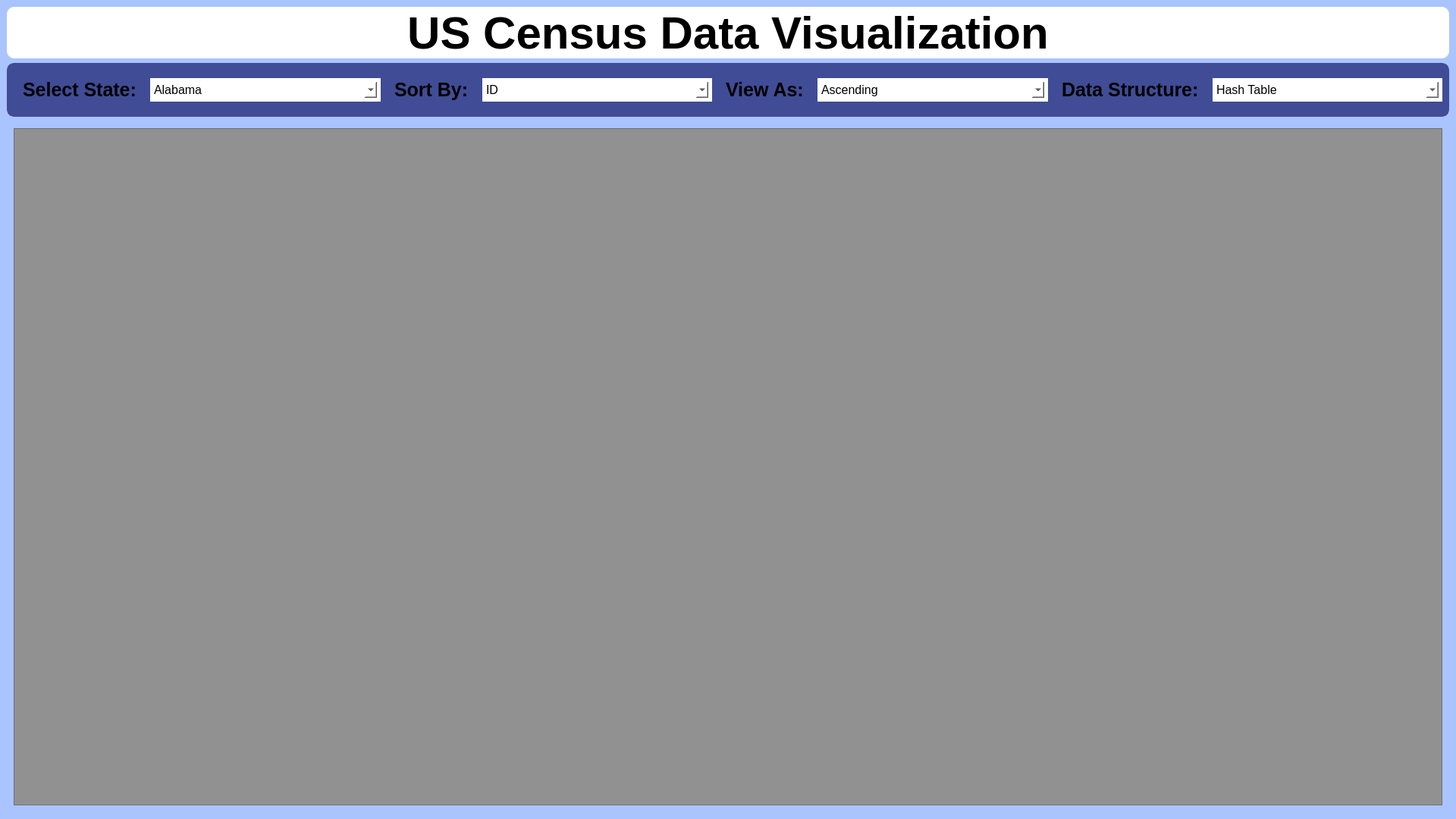
<?xml version="1.0" encoding="UTF-8"?>
<ui version="4.0">
 <class>MainWindow</class>
 <widget class="QMainWindow" name="MainWindow">
  <property name="enabled">
   <bool>true</bool>
  </property>
  <property name="geometry">
   <rect>
    <x>0</x>
    <y>0</y>
    <width>1920</width>
    <height>1080</height>
   </rect>
  </property>
  <property name="palette">
   <palette>
    <active>
     <colorrole role="Button">
      <brush brushstyle="SolidPattern">
       <color alpha="255">
        <red>170</red>
        <green>196</green>
        <blue>255</blue>
       </color>
      </brush>
     </colorrole>
     <colorrole role="Base">
      <brush brushstyle="SolidPattern">
       <color alpha="255">
        <red>170</red>
        <green>196</green>
        <blue>255</blue>
       </color>
      </brush>
     </colorrole>
     <colorrole role="Window">
      <brush brushstyle="SolidPattern">
       <color alpha="255">
        <red>170</red>
        <green>196</green>
        <blue>255</blue>
       </color>
      </brush>
     </colorrole>
    </active>
    <inactive>
     <colorrole role="Button">
      <brush brushstyle="SolidPattern">
       <color alpha="255">
        <red>170</red>
        <green>196</green>
        <blue>255</blue>
       </color>
      </brush>
     </colorrole>
     <colorrole role="Base">
      <brush brushstyle="SolidPattern">
       <color alpha="255">
        <red>170</red>
        <green>196</green>
        <blue>255</blue>
       </color>
      </brush>
     </colorrole>
     <colorrole role="Window">
      <brush brushstyle="SolidPattern">
       <color alpha="255">
        <red>170</red>
        <green>196</green>
        <blue>255</blue>
       </color>
      </brush>
     </colorrole>
    </inactive>
    <disabled>
     <colorrole role="Button">
      <brush brushstyle="SolidPattern">
       <color alpha="255">
        <red>170</red>
        <green>196</green>
        <blue>255</blue>
       </color>
      </brush>
     </colorrole>
     <colorrole role="Base">
      <brush brushstyle="SolidPattern">
       <color alpha="255">
        <red>170</red>
        <green>196</green>
        <blue>255</blue>
       </color>
      </brush>
     </colorrole>
     <colorrole role="Window">
      <brush brushstyle="SolidPattern">
       <color alpha="255">
        <red>170</red>
        <green>196</green>
        <blue>255</blue>
       </color>
      </brush>
     </colorrole>
    </disabled>
   </palette>
  </property>
  <property name="font">
   <font>
    <pointsize>45</pointsize>
    <bold>true</bold>
   </font>
  </property>
  <property name="layoutDirection">
   <enum>Qt::LeftToRight</enum>
  </property>
  <property name="autoFillBackground">
   <bool>false</bool>
  </property>
  <property name="styleSheet">
   <string notr="true">background-color: rgb(170, 196, 255);</string>
  </property>
  <property name="tabShape">
   <enum>QTabWidget::Rounded</enum>
  </property>
  <widget class="QWidget" name="centralwidget">
   <property name="enabled">
    <bool>true</bool>
   </property>
   <layout class="QVBoxLayout" name="verticalLayout">
    <item>
     <widget class="QLabel" name="label">
      <property name="sizePolicy">
       <sizepolicy hsizetype="Preferred" vsizetype="Fixed">
        <horstretch>0</horstretch>
        <verstretch>0</verstretch>
       </sizepolicy>
      </property>
      <property name="palette">
       <palette>
        <active>
         <colorrole role="Button">
          <brush brushstyle="SolidPattern">
           <color alpha="255">
            <red>255</red>
            <green>255</green>
            <blue>255</blue>
           </color>
          </brush>
         </colorrole>
         <colorrole role="Base">
          <brush brushstyle="SolidPattern">
           <color alpha="255">
            <red>255</red>
            <green>255</green>
            <blue>255</blue>
           </color>
          </brush>
         </colorrole>
         <colorrole role="Window">
          <brush brushstyle="SolidPattern">
           <color alpha="255">
            <red>255</red>
            <green>255</green>
            <blue>255</blue>
           </color>
          </brush>
         </colorrole>
        </active>
        <inactive>
         <colorrole role="Button">
          <brush brushstyle="SolidPattern">
           <color alpha="255">
            <red>255</red>
            <green>255</green>
            <blue>255</blue>
           </color>
          </brush>
         </colorrole>
         <colorrole role="Base">
          <brush brushstyle="SolidPattern">
           <color alpha="255">
            <red>255</red>
            <green>255</green>
            <blue>255</blue>
           </color>
          </brush>
         </colorrole>
         <colorrole role="Window">
          <brush brushstyle="SolidPattern">
           <color alpha="255">
            <red>255</red>
            <green>255</green>
            <blue>255</blue>
           </color>
          </brush>
         </colorrole>
        </inactive>
        <disabled>
         <colorrole role="Button">
          <brush brushstyle="SolidPattern">
           <color alpha="255">
            <red>255</red>
            <green>255</green>
            <blue>255</blue>
           </color>
          </brush>
         </colorrole>
         <colorrole role="Base">
          <brush brushstyle="SolidPattern">
           <color alpha="255">
            <red>255</red>
            <green>255</green>
            <blue>255</blue>
           </color>
          </brush>
         </colorrole>
         <colorrole role="Window">
          <brush brushstyle="SolidPattern">
           <color alpha="255">
            <red>255</red>
            <green>255</green>
            <blue>255</blue>
           </color>
          </brush>
         </colorrole>
        </disabled>
       </palette>
      </property>
      <property name="font">
       <font>
        <pointsize>45</pointsize>
        <bold>true</bold>
       </font>
      </property>
      <property name="styleSheet">
       <string notr="true">background-color: rgb(255, 255, 255);
border-color: white;
border-radius: 10px;</string>
      </property>
      <property name="text">
       <string>US Census Data Visualization</string>
      </property>
      <property name="alignment">
       <set>Qt::AlignHCenter|Qt::AlignTop</set>
      </property>
     </widget>
    </item>
    <item>
     <widget class="QWidget" name="horizontalWidget" native="true">
      <property name="sizePolicy">
       <sizepolicy hsizetype="Preferred" vsizetype="Fixed">
        <horstretch>0</horstretch>
        <verstretch>0</verstretch>
       </sizepolicy>
      </property>
      <property name="palette">
       <palette>
        <active>
         <colorrole role="Button">
          <brush brushstyle="SolidPattern">
           <color alpha="255">
            <red>64</red>
            <green>76</green>
            <blue>149</blue>
           </color>
          </brush>
         </colorrole>
         <colorrole role="Base">
          <brush brushstyle="SolidPattern">
           <color alpha="255">
            <red>64</red>
            <green>76</green>
            <blue>149</blue>
           </color>
          </brush>
         </colorrole>
         <colorrole role="Window">
          <brush brushstyle="SolidPattern">
           <color alpha="255">
            <red>64</red>
            <green>76</green>
            <blue>149</blue>
           </color>
          </brush>
         </colorrole>
        </active>
        <inactive>
         <colorrole role="Button">
          <brush brushstyle="SolidPattern">
           <color alpha="255">
            <red>64</red>
            <green>76</green>
            <blue>149</blue>
           </color>
          </brush>
         </colorrole>
         <colorrole role="Base">
          <brush brushstyle="SolidPattern">
           <color alpha="255">
            <red>64</red>
            <green>76</green>
            <blue>149</blue>
           </color>
          </brush>
         </colorrole>
         <colorrole role="Window">
          <brush brushstyle="SolidPattern">
           <color alpha="255">
            <red>64</red>
            <green>76</green>
            <blue>149</blue>
           </color>
          </brush>
         </colorrole>
        </inactive>
        <disabled>
         <colorrole role="Button">
          <brush brushstyle="SolidPattern">
           <color alpha="255">
            <red>64</red>
            <green>76</green>
            <blue>149</blue>
           </color>
          </brush>
         </colorrole>
         <colorrole role="Base">
          <brush brushstyle="SolidPattern">
           <color alpha="255">
            <red>64</red>
            <green>76</green>
            <blue>149</blue>
           </color>
          </brush>
         </colorrole>
         <colorrole role="Window">
          <brush brushstyle="SolidPattern">
           <color alpha="255">
            <red>64</red>
            <green>76</green>
            <blue>149</blue>
           </color>
          </brush>
         </colorrole>
        </disabled>
       </palette>
      </property>
      <property name="styleSheet">
       <string notr="true">background-color: rgb(64, 76, 149);
border-style: solid;
border-color: rgb(64, 76, 149);
border-width: 5px;
border-radius: 10px;</string>
      </property>
      <layout class="QHBoxLayout" name="horizontalLayout">
       <property name="sizeConstraint">
        <enum>QLayout::SetDefaultConstraint</enum>
       </property>
       <item>
        <widget class="QLabel" name="label_2">
         <property name="sizePolicy">
          <sizepolicy hsizetype="Fixed" vsizetype="Fixed">
           <horstretch>0</horstretch>
           <verstretch>0</verstretch>
          </sizepolicy>
         </property>
         <property name="palette">
          <palette>
           <active>
            <colorrole role="Button">
             <brush brushstyle="SolidPattern">
              <color alpha="255">
               <red>64</red>
               <green>76</green>
               <blue>149</blue>
              </color>
             </brush>
            </colorrole>
            <colorrole role="Base">
             <brush brushstyle="SolidPattern">
              <color alpha="255">
               <red>64</red>
               <green>76</green>
               <blue>149</blue>
              </color>
             </brush>
            </colorrole>
            <colorrole role="Window">
             <brush brushstyle="SolidPattern">
              <color alpha="255">
               <red>64</red>
               <green>76</green>
               <blue>149</blue>
              </color>
             </brush>
            </colorrole>
           </active>
           <inactive>
            <colorrole role="Button">
             <brush brushstyle="SolidPattern">
              <color alpha="255">
               <red>64</red>
               <green>76</green>
               <blue>149</blue>
              </color>
             </brush>
            </colorrole>
            <colorrole role="Base">
             <brush brushstyle="SolidPattern">
              <color alpha="255">
               <red>64</red>
               <green>76</green>
               <blue>149</blue>
              </color>
             </brush>
            </colorrole>
            <colorrole role="Window">
             <brush brushstyle="SolidPattern">
              <color alpha="255">
               <red>64</red>
               <green>76</green>
               <blue>149</blue>
              </color>
             </brush>
            </colorrole>
           </inactive>
           <disabled>
            <colorrole role="Button">
             <brush brushstyle="SolidPattern">
              <color alpha="255">
               <red>64</red>
               <green>76</green>
               <blue>149</blue>
              </color>
             </brush>
            </colorrole>
            <colorrole role="Base">
             <brush brushstyle="SolidPattern">
              <color alpha="255">
               <red>64</red>
               <green>76</green>
               <blue>149</blue>
              </color>
             </brush>
            </colorrole>
            <colorrole role="Window">
             <brush brushstyle="SolidPattern">
              <color alpha="255">
               <red>64</red>
               <green>76</green>
               <blue>149</blue>
              </color>
             </brush>
            </colorrole>
           </disabled>
          </palette>
         </property>
         <property name="font">
          <font>
           <pointsize>19</pointsize>
           <bold>true</bold>
          </font>
         </property>
         <property name="text">
          <string>Select State:</string>
         </property>
         <property name="alignment">
          <set>Qt::AlignLeading|Qt::AlignLeft|Qt::AlignTop</set>
         </property>
        </widget>
       </item>
       <item>
        <widget class="QComboBox" name="comboBox_2">
         <property name="palette">
          <palette>
           <active>
            <colorrole role="Button">
             <brush brushstyle="SolidPattern">
              <color alpha="255">
               <red>255</red>
               <green>255</green>
               <blue>255</blue>
              </color>
             </brush>
            </colorrole>
            <colorrole role="Base">
             <brush brushstyle="SolidPattern">
              <color alpha="255">
               <red>255</red>
               <green>255</green>
               <blue>255</blue>
              </color>
             </brush>
            </colorrole>
            <colorrole role="Window">
             <brush brushstyle="SolidPattern">
              <color alpha="255">
               <red>255</red>
               <green>255</green>
               <blue>255</blue>
              </color>
             </brush>
            </colorrole>
           </active>
           <inactive>
            <colorrole role="Button">
             <brush brushstyle="SolidPattern">
              <color alpha="255">
               <red>255</red>
               <green>255</green>
               <blue>255</blue>
              </color>
             </brush>
            </colorrole>
            <colorrole role="Base">
             <brush brushstyle="SolidPattern">
              <color alpha="255">
               <red>255</red>
               <green>255</green>
               <blue>255</blue>
              </color>
             </brush>
            </colorrole>
            <colorrole role="Window">
             <brush brushstyle="SolidPattern">
              <color alpha="255">
               <red>255</red>
               <green>255</green>
               <blue>255</blue>
              </color>
             </brush>
            </colorrole>
           </inactive>
           <disabled>
            <colorrole role="Button">
             <brush brushstyle="SolidPattern">
              <color alpha="255">
               <red>255</red>
               <green>255</green>
               <blue>255</blue>
              </color>
             </brush>
            </colorrole>
            <colorrole role="Base">
             <brush brushstyle="SolidPattern">
              <color alpha="255">
               <red>255</red>
               <green>255</green>
               <blue>255</blue>
              </color>
             </brush>
            </colorrole>
            <colorrole role="Window">
             <brush brushstyle="SolidPattern">
              <color alpha="255">
               <red>255</red>
               <green>255</green>
               <blue>255</blue>
              </color>
             </brush>
            </colorrole>
           </disabled>
          </palette>
         </property>
         <property name="font">
          <font>
           <pointsize>12</pointsize>
           <bold>false</bold>
           <underline>false</underline>
           <kerning>true</kerning>
          </font>
         </property>
         <property name="cursor">
          <cursorShape>PointingHandCursor</cursorShape>
         </property>
         <property name="styleSheet">
          <string notr="true">background-color: rgb(255, 255, 255);
border-style: solid;
border-color: rgb(255, 255, 255);
border-width: 5px;
border-radius: 0px;</string>
         </property>
         <item>
          <property name="text">
           <string>Alabama</string>
          </property>
         </item>
         <item>
          <property name="text">
           <string>Alaska</string>
          </property>
         </item>
         <item>
          <property name="text">
           <string>Arizona</string>
          </property>
         </item>
         <item>
          <property name="text">
           <string>Arkansas</string>
          </property>
         </item>
         <item>
          <property name="text">
           <string>California</string>
          </property>
         </item>
         <item>
          <property name="text">
           <string>Colorado</string>
          </property>
         </item>
         <item>
          <property name="text">
           <string>Connecticut</string>
          </property>
         </item>
         <item>
          <property name="text">
           <string>Delaware</string>
          </property>
         </item>
         <item>
          <property name="text">
           <string>Florida</string>
          </property>
         </item>
         <item>
          <property name="text">
           <string>Georgia</string>
          </property>
         </item>
         <item>
          <property name="text">
           <string>Hawaii</string>
          </property>
         </item>
         <item>
          <property name="text">
           <string>Idaho</string>
          </property>
         </item>
         <item>
          <property name="text">
           <string>Illinois</string>
          </property>
         </item>
         <item>
          <property name="text">
           <string>Indiana</string>
          </property>
         </item>
         <item>
          <property name="text">
           <string>Iowa</string>
          </property>
         </item>
         <item>
          <property name="text">
           <string>Kansas</string>
          </property>
         </item>
         <item>
          <property name="text">
           <string>Kentucky</string>
          </property>
         </item>
         <item>
          <property name="text">
           <string>Louisiana</string>
          </property>
         </item>
         <item>
          <property name="text">
           <string>Maine</string>
          </property>
         </item>
         <item>
          <property name="text">
           <string>Maryland</string>
          </property>
         </item>
         <item>
          <property name="text">
           <string>Massachusetts</string>
          </property>
         </item>
         <item>
          <property name="text">
           <string>Michigan</string>
          </property>
         </item>
         <item>
          <property name="text">
           <string>Minnesota</string>
          </property>
         </item>
         <item>
          <property name="text">
           <string>Mississippi</string>
          </property>
         </item>
         <item>
          <property name="text">
           <string>Missouri</string>
          </property>
         </item>
         <item>
          <property name="text">
           <string>Montana</string>
          </property>
         </item>
         <item>
          <property name="text">
           <string>Nebraska</string>
          </property>
         </item>
         <item>
          <property name="text">
           <string>Nevada</string>
          </property>
         </item>
         <item>
          <property name="text">
           <string>New Hampshire</string>
          </property>
         </item>
         <item>
          <property name="text">
           <string>New Jersey</string>
          </property>
         </item>
         <item>
          <property name="text">
           <string>New Mexico</string>
          </property>
         </item>
         <item>
          <property name="text">
           <string>New York</string>
          </property>
         </item>
         <item>
          <property name="text">
           <string>North Carolina</string>
          </property>
         </item>
         <item>
          <property name="text">
           <string>North Dakota</string>
          </property>
         </item>
         <item>
          <property name="text">
           <string>Ohio</string>
          </property>
         </item>
         <item>
          <property name="text">
           <string>Oklahoma</string>
          </property>
         </item>
         <item>
          <property name="text">
           <string>Oregon</string>
          </property>
         </item>
         <item>
          <property name="text">
           <string>Pennsylvania</string>
          </property>
         </item>
         <item>
          <property name="text">
           <string>Rhode Island</string>
          </property>
         </item>
         <item>
          <property name="text">
           <string>South Carolina</string>
          </property>
         </item>
         <item>
          <property name="text">
           <string>South Dakota</string>
          </property>
         </item>
         <item>
          <property name="text">
           <string>Tennessee</string>
          </property>
         </item>
         <item>
          <property name="text">
           <string>Texas</string>
          </property>
         </item>
         <item>
          <property name="text">
           <string>Utah</string>
          </property>
         </item>
         <item>
          <property name="text">
           <string>Vermont</string>
          </property>
         </item>
         <item>
          <property name="text">
           <string>Virginia</string>
          </property>
         </item>
         <item>
          <property name="text">
           <string>Washington</string>
          </property>
         </item>
         <item>
          <property name="text">
           <string>West Virginia</string>
          </property>
         </item>
         <item>
          <property name="text">
           <string>Wisconsin</string>
          </property>
         </item>
         <item>
          <property name="text">
           <string>Wyoming</string>
          </property>
         </item>
        </widget>
       </item>
       <item>
        <widget class="QLabel" name="label_3">
         <property name="sizePolicy">
          <sizepolicy hsizetype="Fixed" vsizetype="Fixed">
           <horstretch>0</horstretch>
           <verstretch>0</verstretch>
          </sizepolicy>
         </property>
         <property name="palette">
          <palette>
           <active>
            <colorrole role="Button">
             <brush brushstyle="SolidPattern">
              <color alpha="255">
               <red>64</red>
               <green>76</green>
               <blue>149</blue>
              </color>
             </brush>
            </colorrole>
            <colorrole role="Base">
             <brush brushstyle="SolidPattern">
              <color alpha="255">
               <red>64</red>
               <green>76</green>
               <blue>149</blue>
              </color>
             </brush>
            </colorrole>
            <colorrole role="Window">
             <brush brushstyle="SolidPattern">
              <color alpha="255">
               <red>64</red>
               <green>76</green>
               <blue>149</blue>
              </color>
             </brush>
            </colorrole>
           </active>
           <inactive>
            <colorrole role="Button">
             <brush brushstyle="SolidPattern">
              <color alpha="255">
               <red>64</red>
               <green>76</green>
               <blue>149</blue>
              </color>
             </brush>
            </colorrole>
            <colorrole role="Base">
             <brush brushstyle="SolidPattern">
              <color alpha="255">
               <red>64</red>
               <green>76</green>
               <blue>149</blue>
              </color>
             </brush>
            </colorrole>
            <colorrole role="Window">
             <brush brushstyle="SolidPattern">
              <color alpha="255">
               <red>64</red>
               <green>76</green>
               <blue>149</blue>
              </color>
             </brush>
            </colorrole>
           </inactive>
           <disabled>
            <colorrole role="Button">
             <brush brushstyle="SolidPattern">
              <color alpha="255">
               <red>64</red>
               <green>76</green>
               <blue>149</blue>
              </color>
             </brush>
            </colorrole>
            <colorrole role="Base">
             <brush brushstyle="SolidPattern">
              <color alpha="255">
               <red>64</red>
               <green>76</green>
               <blue>149</blue>
              </color>
             </brush>
            </colorrole>
            <colorrole role="Window">
             <brush brushstyle="SolidPattern">
              <color alpha="255">
               <red>64</red>
               <green>76</green>
               <blue>149</blue>
              </color>
             </brush>
            </colorrole>
           </disabled>
          </palette>
         </property>
         <property name="font">
          <font>
           <pointsize>19</pointsize>
           <bold>true</bold>
          </font>
         </property>
         <property name="text">
          <string>Sort By:</string>
         </property>
        </widget>
       </item>
       <item>
        <widget class="QComboBox" name="comboBox_3">
         <property name="palette">
          <palette>
           <active>
            <colorrole role="Button">
             <brush brushstyle="SolidPattern">
              <color alpha="255">
               <red>255</red>
               <green>255</green>
               <blue>255</blue>
              </color>
             </brush>
            </colorrole>
            <colorrole role="Base">
             <brush brushstyle="SolidPattern">
              <color alpha="255">
               <red>255</red>
               <green>255</green>
               <blue>255</blue>
              </color>
             </brush>
            </colorrole>
            <colorrole role="Window">
             <brush brushstyle="SolidPattern">
              <color alpha="255">
               <red>255</red>
               <green>255</green>
               <blue>255</blue>
              </color>
             </brush>
            </colorrole>
           </active>
           <inactive>
            <colorrole role="Button">
             <brush brushstyle="SolidPattern">
              <color alpha="255">
               <red>255</red>
               <green>255</green>
               <blue>255</blue>
              </color>
             </brush>
            </colorrole>
            <colorrole role="Base">
             <brush brushstyle="SolidPattern">
              <color alpha="255">
               <red>255</red>
               <green>255</green>
               <blue>255</blue>
              </color>
             </brush>
            </colorrole>
            <colorrole role="Window">
             <brush brushstyle="SolidPattern">
              <color alpha="255">
               <red>255</red>
               <green>255</green>
               <blue>255</blue>
              </color>
             </brush>
            </colorrole>
           </inactive>
           <disabled>
            <colorrole role="Button">
             <brush brushstyle="SolidPattern">
              <color alpha="255">
               <red>255</red>
               <green>255</green>
               <blue>255</blue>
              </color>
             </brush>
            </colorrole>
            <colorrole role="Base">
             <brush brushstyle="SolidPattern">
              <color alpha="255">
               <red>255</red>
               <green>255</green>
               <blue>255</blue>
              </color>
             </brush>
            </colorrole>
            <colorrole role="Window">
             <brush brushstyle="SolidPattern">
              <color alpha="255">
               <red>255</red>
               <green>255</green>
               <blue>255</blue>
              </color>
             </brush>
            </colorrole>
           </disabled>
          </palette>
         </property>
         <property name="font">
          <font>
           <pointsize>12</pointsize>
           <bold>false</bold>
           <underline>false</underline>
           <kerning>true</kerning>
          </font>
         </property>
         <property name="cursor">
          <cursorShape>PointingHandCursor</cursorShape>
         </property>
         <property name="styleSheet">
          <string notr="true">background-color: rgb(255, 255, 255);
border-style: solid;
border-color: rgb(255, 255, 255);
border-width: 5px;
border-radius: 0px;</string>
         </property>
         <item>
          <property name="text">
           <string>ID</string>
          </property>
         </item>
         <item>
          <property name="text">
           <string>Age</string>
          </property>
         </item>
         <item>
          <property name="text">
           <string>Income</string>
          </property>
         </item>
         <item>
          <property name="text">
           <string>Hispanic</string>
          </property>
         </item>
        </widget>
       </item>
       <item>
        <widget class="QLabel" name="label_4">
         <property name="sizePolicy">
          <sizepolicy hsizetype="Fixed" vsizetype="Fixed">
           <horstretch>0</horstretch>
           <verstretch>0</verstretch>
          </sizepolicy>
         </property>
         <property name="palette">
          <palette>
           <active>
            <colorrole role="Button">
             <brush brushstyle="SolidPattern">
              <color alpha="255">
               <red>64</red>
               <green>76</green>
               <blue>149</blue>
              </color>
             </brush>
            </colorrole>
            <colorrole role="Base">
             <brush brushstyle="SolidPattern">
              <color alpha="255">
               <red>64</red>
               <green>76</green>
               <blue>149</blue>
              </color>
             </brush>
            </colorrole>
            <colorrole role="Window">
             <brush brushstyle="SolidPattern">
              <color alpha="255">
               <red>64</red>
               <green>76</green>
               <blue>149</blue>
              </color>
             </brush>
            </colorrole>
           </active>
           <inactive>
            <colorrole role="Button">
             <brush brushstyle="SolidPattern">
              <color alpha="255">
               <red>64</red>
               <green>76</green>
               <blue>149</blue>
              </color>
             </brush>
            </colorrole>
            <colorrole role="Base">
             <brush brushstyle="SolidPattern">
              <color alpha="255">
               <red>64</red>
               <green>76</green>
               <blue>149</blue>
              </color>
             </brush>
            </colorrole>
            <colorrole role="Window">
             <brush brushstyle="SolidPattern">
              <color alpha="255">
               <red>64</red>
               <green>76</green>
               <blue>149</blue>
              </color>
             </brush>
            </colorrole>
           </inactive>
           <disabled>
            <colorrole role="Button">
             <brush brushstyle="SolidPattern">
              <color alpha="255">
               <red>64</red>
               <green>76</green>
               <blue>149</blue>
              </color>
             </brush>
            </colorrole>
            <colorrole role="Base">
             <brush brushstyle="SolidPattern">
              <color alpha="255">
               <red>64</red>
               <green>76</green>
               <blue>149</blue>
              </color>
             </brush>
            </colorrole>
            <colorrole role="Window">
             <brush brushstyle="SolidPattern">
              <color alpha="255">
               <red>64</red>
               <green>76</green>
               <blue>149</blue>
              </color>
             </brush>
            </colorrole>
           </disabled>
          </palette>
         </property>
         <property name="font">
          <font>
           <pointsize>19</pointsize>
           <bold>true</bold>
          </font>
         </property>
         <property name="text">
          <string>View As:</string>
         </property>
        </widget>
       </item>
       <item>
        <widget class="QComboBox" name="comboBox">
         <property name="palette">
          <palette>
           <active>
            <colorrole role="Button">
             <brush brushstyle="SolidPattern">
              <color alpha="255">
               <red>255</red>
               <green>255</green>
               <blue>255</blue>
              </color>
             </brush>
            </colorrole>
            <colorrole role="Base">
             <brush brushstyle="SolidPattern">
              <color alpha="255">
               <red>255</red>
               <green>255</green>
               <blue>255</blue>
              </color>
             </brush>
            </colorrole>
            <colorrole role="Window">
             <brush brushstyle="SolidPattern">
              <color alpha="255">
               <red>255</red>
               <green>255</green>
               <blue>255</blue>
              </color>
             </brush>
            </colorrole>
           </active>
           <inactive>
            <colorrole role="Button">
             <brush brushstyle="SolidPattern">
              <color alpha="255">
               <red>255</red>
               <green>255</green>
               <blue>255</blue>
              </color>
             </brush>
            </colorrole>
            <colorrole role="Base">
             <brush brushstyle="SolidPattern">
              <color alpha="255">
               <red>255</red>
               <green>255</green>
               <blue>255</blue>
              </color>
             </brush>
            </colorrole>
            <colorrole role="Window">
             <brush brushstyle="SolidPattern">
              <color alpha="255">
               <red>255</red>
               <green>255</green>
               <blue>255</blue>
              </color>
             </brush>
            </colorrole>
           </inactive>
           <disabled>
            <colorrole role="Button">
             <brush brushstyle="SolidPattern">
              <color alpha="255">
               <red>255</red>
               <green>255</green>
               <blue>255</blue>
              </color>
             </brush>
            </colorrole>
            <colorrole role="Base">
             <brush brushstyle="SolidPattern">
              <color alpha="255">
               <red>255</red>
               <green>255</green>
               <blue>255</blue>
              </color>
             </brush>
            </colorrole>
            <colorrole role="Window">
             <brush brushstyle="SolidPattern">
              <color alpha="255">
               <red>255</red>
               <green>255</green>
               <blue>255</blue>
              </color>
             </brush>
            </colorrole>
           </disabled>
          </palette>
         </property>
         <property name="font">
          <font>
           <pointsize>12</pointsize>
           <bold>false</bold>
           <underline>false</underline>
           <kerning>true</kerning>
          </font>
         </property>
         <property name="cursor">
          <cursorShape>PointingHandCursor</cursorShape>
         </property>
         <property name="styleSheet">
          <string notr="true">background-color: rgb(255, 255, 255);
border-style: solid;
border-color: rgb(255, 255, 255);
border-width: 5px;
border-radius: 0px;</string>
         </property>
         <item>
          <property name="text">
           <string>Ascending</string>
          </property>
         </item>
         <item>
          <property name="text">
           <string>Descending</string>
          </property>
         </item>
        </widget>
       </item>
       <item>
        <widget class="QLabel" name="label_5">
         <property name="sizePolicy">
          <sizepolicy hsizetype="Fixed" vsizetype="Preferred">
           <horstretch>0</horstretch>
           <verstretch>0</verstretch>
          </sizepolicy>
         </property>
         <property name="font">
          <font>
           <pointsize>19</pointsize>
           <bold>true</bold>
          </font>
         </property>
         <property name="text">
          <string>Data Structure:</string>
         </property>
        </widget>
       </item>
       <item>
        <widget class="QComboBox" name="comboBox_4">
         <property name="font">
          <font>
           <pointsize>12</pointsize>
          </font>
         </property>
         <property name="styleSheet">
          <string notr="true">background-color: rgb(255, 255, 255);
border-style: solid;
border-color: rgb(255, 255, 255);
border-width: 5px;
border-radius: 0px;</string>
         </property>
         <item>
          <property name="text">
           <string>Hash Table</string>
          </property>
         </item>
         <item>
          <property name="text">
           <string>Red/Black Tree</string>
          </property>
         </item>
        </widget>
       </item>
      </layout>
     </widget>
    </item>
    <item>
     <widget class="QStackedWidget" name="stackedWidget">
      <widget class="QWidget" name="page">
       <layout class="QHBoxLayout" name="horizontalLayout_2">
        <item>
         <widget class="QListView" name="listView">
          <property name="styleSheet">
           <string notr="true">background-color: rgb(145, 145, 145);</string>
          </property>
         </widget>
        </item>
       </layout>
      </widget>
      <widget class="QWidget" name="page_2"/>
     </widget>
    </item>
   </layout>
  </widget>
  <widget class="QMenuBar" name="menuBar">
   <property name="geometry">
    <rect>
     <x>0</x>
     <y>0</y>
     <width>1920</width>
     <height>21</height>
    </rect>
   </property>
  </widget>
 </widget>
 <resources/>
 <connections/>
</ui>
